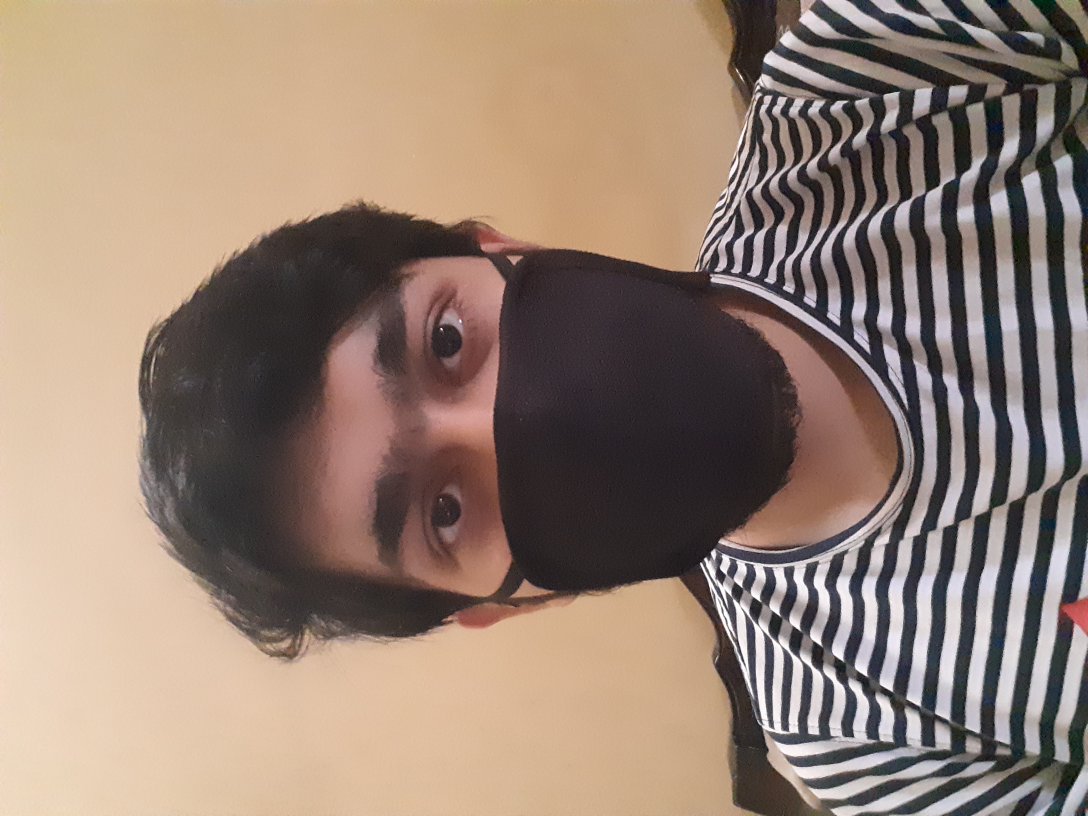
#> input picture extra/pic.jpg, 3264 x 2448 px (shown at 1/3 size)
$ python crop_image.py
#> lines starting #> are read from the running program, lines starting #| are printed output that depends on the picture
from PIL import Image
import PIL
import os

os.system("dir")
image = input("Image to resize: ")
#> the answer given: pic.jpg
im = Image.open(image)
#> im is the input picture: PIL image 3264x2448 RGB; mean R, G, B 148.5, 128.6, 115
width, height = im.size
#> width = 3264; height = 2448

print(width, height)
#| 3264 2448
if height > 1000:
	x = height//1000
#> x = 2
	width = width//(x+1)
#> width = 1088
	height = height//(x+1)
#> height = 816
im1 = im.resize((width, height))
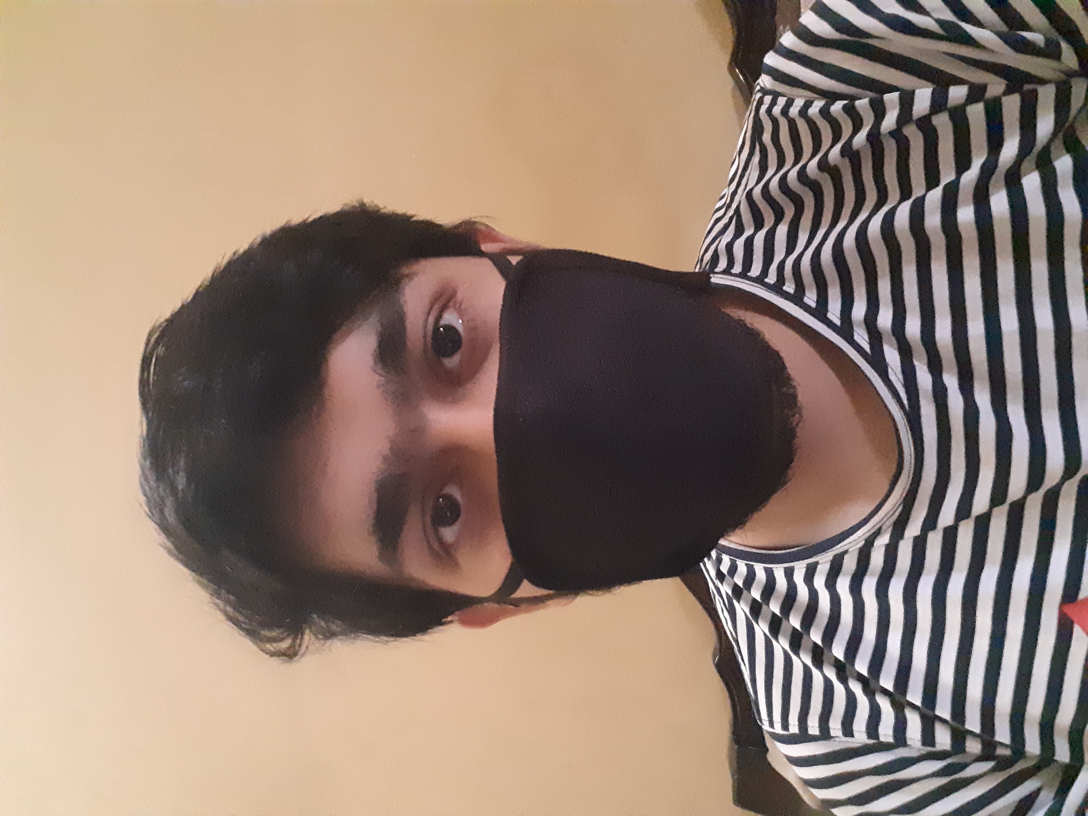
#> im1: PIL image 1088x816 RGB; mean R, G, B 148.5, 128.6, 115
width, height = im1.size
print(width, height)
#| 1088 816
im1 = im1.save("C:\\Users\\Admine\\Desktop\\maskProgram\\new\\Face-Mask-Detection\\images\\image.jpg")
